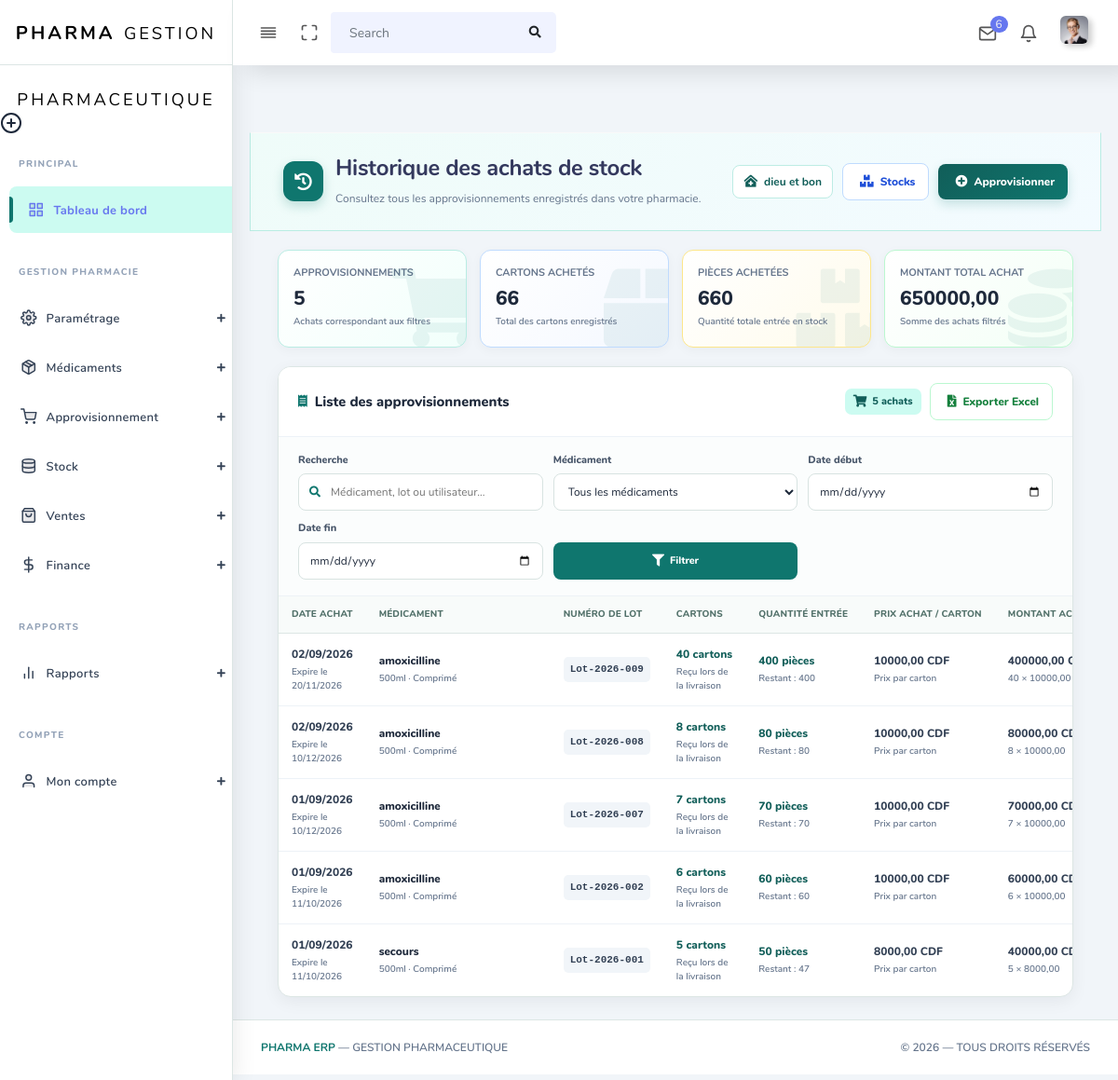
The app's page /historique_achat_stock/ (signed in), older data.
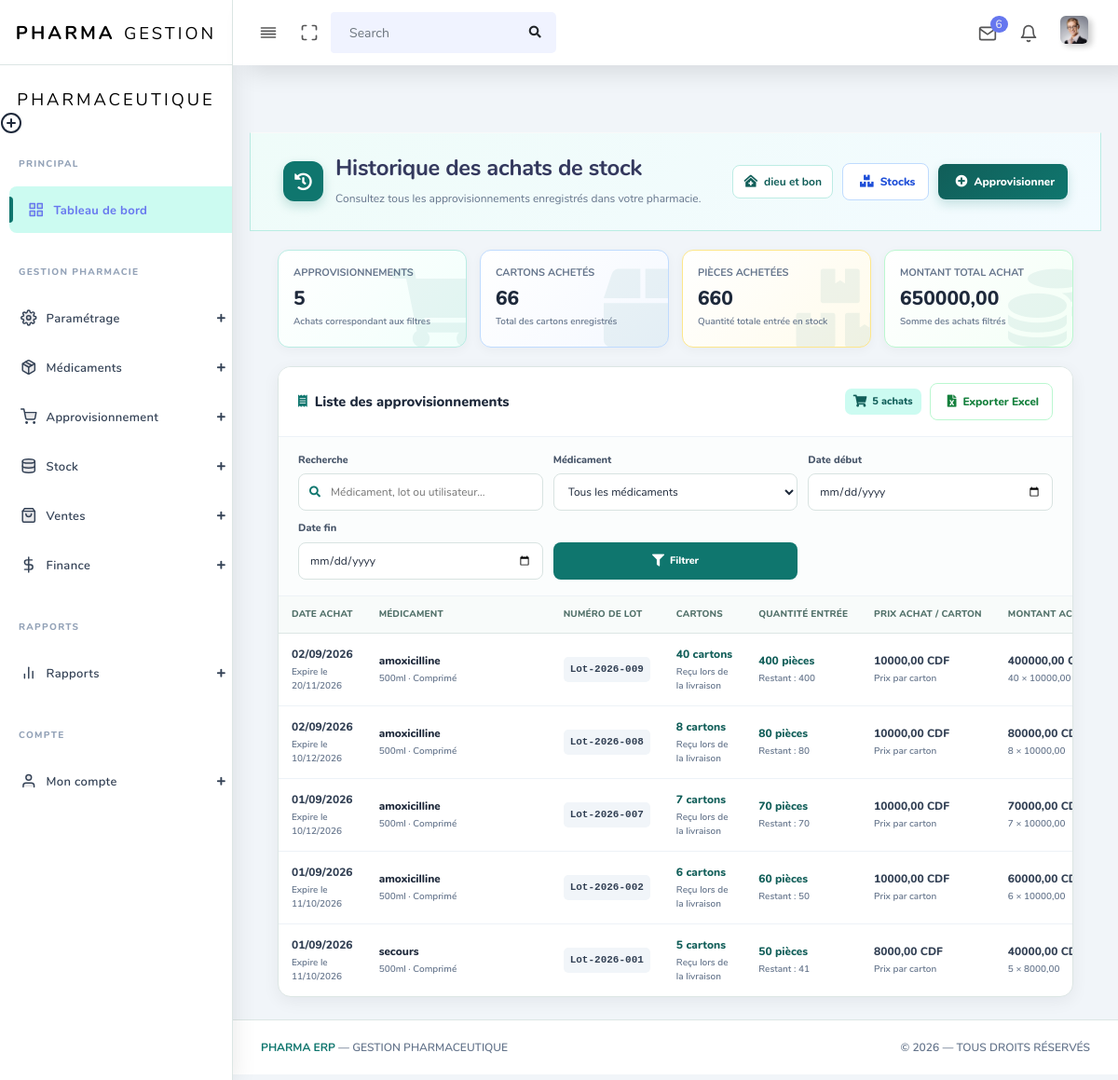
The same page, newer data.
### app/models.py (models this page shows, shortened)
class Stock(models.Model):
    medicament = models.ForeignKey(
        'Medicament',
        on_delete=models.CASCADE,
        related_name='stocks'
    )
    pharmacie = models.ForeignKey(
        'Pharmacie',
        on_delete=models.CASCADE,
        related_name='stocks'
    )
    utilisateur = models.ForeignKey(
        settings.AUTH_USER_MODEL,
        on_delete=models.CASCADE,
        related_name='stocks_enregistres'
    )
    numero_lot = models.CharField(
        max_length=100,
        help_text=(
            "Le numéro de lot doit être unique dans cette pharmacie."
        )
    )
    date_peremption = models.DateField()
    date_achat = models.DateField(
        auto_now_add=True
    )
    nombre_cartons = models.PositiveIntegerField(
        help_text="Nombre de cartons achetés lors de cette livraison"
    )
    quantite_piece = models.PositiveIntegerField(
        editable=False,
        help_text=(
            "Calculé automatiquement : nombre_cartons × "
            "quantite_par_carton du médicament"
        )
    )
    quantite_restante = models.PositiveIntegerField(
        editable=False,
        help_text=(
            "Stock encore disponible pour ce lot "
            "(diminue à chaque vente)"
        )
    )
    devise = models.CharField(
        max_length=3,
        choices=[
            ('CDF', 'Franc Congolais'),
            ('USD', 'Dollar Américain'),
        ],
        default='CDF'
    )
    prix_achat_carton = models.DecimalField(
        max_digits=12,
        decimal_places=2
    )
    prix_vente_piece = models.DecimalField(
        max_digits=12,
        decimal_places=2
    )
    class Meta:
        ordering = ['date_peremption']
        verbose_name = "Stock"
        verbose_name_plural = "Stocks"
        constraints = [
            models.UniqueConstraint(
                fields=[
                    'pharmacie',
                    'numero_lot',
                ],
                name='unique_numero_lot_par_pharmacie',
                violation_error_message=(
                    "Ce numéro de lot existe déjà dans cette pharmacie."
                )
            )
        ]
    @property
    def valeur_totale_achat(self):
        return self.nombre_cartons * self.prix_achat_carton

class Medicament(models.Model):
    class Devise(models.TextChoices):
        CDF = 'CDF', 'Franc Congolais'
        USD = 'USD', 'Dollar Américain'
    class FormePharmaceutique(models.TextChoices):
        COMPRIME = 'COMPRIME', 'Comprimé'
        GELULE = 'GELULE', 'Gélule'
        SIROP = 'SIROP', 'Sirop'
        INJECTABLE = 'INJECTABLE', 'Injectable'
        POMMADE = 'POMMADE', 'Pommade'
        SUPPOSITOIRE = 'SUPPOSITOIRE', 'Suppositoire'
        POUDRE = 'POUDRE', 'Poudre'
        AUTRE = 'AUTRE', 'Autre'
    class CategorieMedicament(models.TextChoices):
        ANTIBIOTIQUE = 'ANTIBIOTIQUE', 'Antibiotique'
        ANTALGIQUE = 'ANTALGIQUE', 'Antalgique/Douleur'
        ANTIPALUDEEN = 'ANTIPALUDEEN', 'Antipaludéen'
        ANTIINFLAMMATOIRE = 'ANTIINFLAMMATOIRE', 'Anti-inflammatoire'
        ANTIFONGIQUE = 'ANTIFONGIQUE', 'Antifongique'
        VITAMINE = 'VITAMINE', 'Vitamine/Complément'
        ANTIHYPERTENSEUR = 'ANTIHYPERTENSEUR', 'Antihypertenseur'
        AUTRE = 'AUTRE', 'Autre'
    pharmacie = models.ForeignKey(
        'Pharmacie',
        on_delete=models.CASCADE,
        related_name='medicaments'
    )
    utilisateur = models.ForeignKey(
        settings.AUTH_USER_MODEL,
        on_delete=models.CASCADE,
        related_name='medicaments_enregistres'
    )
    nom = models.CharField(max_length=255)
    forme = models.CharField(
        max_length=20,
        choices=FormePharmaceutique.choices,
        default=FormePharmaceutique.COMPRIME
    )
    categorie = models.CharField(
        max_length=30,
        choices=CategorieMedicament.choices,
        default=CategorieMedicament.AUTRE
    )
    dosage = models.CharField(
        max_length=50,
        blank=True, null=True,
        help_text="Ex: 500mg, 250mg/5ml"
    )
    fabricant = models.CharField(max_length=255, blank=True, null=True)
    description = models.TextField(blank=True, null=True)
    devise = models.CharField(
        max_length=3,
        choices=Devise.choices,
        default=Devise.CDF,
        help_text="Devise dans laquelle les prix ci-dessous sont exprimés"
    )
    quantite_par_carton = models.PositiveIntegerField(
        help_text="Nombre de pièces contenues dans un carton"
    )
    prix_achat_carton = models.DecimalField(
        max_digits=12, decimal_places=2,
        help_text="Prix d'achat d'un carton entier"
    )
    prix_vente_piece = models.DecimalField(
        max_digits=12, decimal_places=2,
        help_text="Prix de vente d'une seule pièce"
    )
    date_creation = models.DateTimeField(auto_now_add=True)
    date_modification = models.DateTimeField(auto_now=True)
    class Meta:
        constraints = [
            models.UniqueConstraint(
                fields=("pharmacie", "nom", "dosage"),
                name="unique_medicament_pharmacie_nom_dosage",
            ),
            models.CheckConstraint(
                condition=models.Q(quantite_par_carton__gt=0),
                name="medicament_quantite_carton_positive",
            ),
            models.CheckConstraint(
                condition=models.Q(prix_achat_carton__gt=0),
                name="medicament_prix_achat_positif",
            ),
            models.CheckConstraint(
                condition=models.Q(prix_vente_piece__gt=0),
                name="medicament_prix_vente_positif",
            ),
        ]
        ordering = ['nom']
        verbose_name = "Médicament"
        verbose_name_plural = "Médicaments"

### app/views.py (the view, shortened to what this page needs)
# urls.py: path('historique_achat_stock/',historique_achat_stock , name = 'historique_achat_stock') ,
@login_required
def historique_achat_stock(request):
    from datetime import datetime
    from decimal import Decimal
    recherche = request.GET.get("q", "").strip()
    date_debut_str = request.GET.get("date_debut", "").strip()
    date_fin_str = request.GET.get("date_fin", "").strip()
    medicament_id = request.GET.get("medicament", "").strip()
    pharmacie_obj = (
        Pharmacie.objects
        .filter(user_pharmacie=request.user)
        .first()
    )
    name_phar = (
        pharmacie_obj.nom_pharmacie
        if pharmacie_obj
        else "Aucune pharmacie créée"
    )
    achats = Stock.objects.none()
    medicaments = []
    total_achats = 0
    total_cartons = 0
    total_pieces_achetees = 0
    montant_total_achat = Decimal("0.00")
    date_debut = None
    date_fin = None
    if pharmacie_obj:
        achats = (
            Stock.objects
            .filter(pharmacie=pharmacie_obj)
            .select_related(
                "medicament",
                "pharmacie",
                "utilisateur"
            )
            .order_by(
                "-date_achat",
                "-id"
            )
        )
        medicaments = (
            pharmacie_obj.medicaments
            .all()
            .order_by("nom", "dosage")
        )
        if medicament_id.isdigit():
            achats = achats.filter(
                medicament_id=int(medicament_id)
            )
        total_achats = achats.count()
        total_cartons = (
            achats.aggregate(
                total=Sum("nombre_cartons")
            )["total"]
            or 0
        )
        total_pieces_achetees = (
            achats.aggregate(
                total=Sum("quantite_piece")
            )["total"]
            or 0
        )
        valeur_achat_expression = ExpressionWrapper(
            F("nombre_cartons") * F("prix_achat_carton"),
            output_field=DecimalField(
                max_digits=18,
                decimal_places=2
            )
        )
        montant_total_achat = (
            achats.aggregate(
                total=Sum(valeur_achat_expression)
            )["total"]
            or Decimal("0.00")
        )
    paginator = Paginator(achats, 15)
    page_number = request.GET.get("page")
    page_obj = paginator.get_page(page_number)
    role_verify = (
        Role.objects
        .filter(userRole=request.user)
        .select_related("role")
    )
    roles = [
        role.role.nom_typeRole
        for role in role_verify
        if role.role
    ]
    roles_normalises = [
        role.lower().strip()
        for role in roles
    ]
    if "super admin" in roles_normalises:
        primary_role = "super admin"
    elif "admin" in roles_normalises:
        primary_role = "admin"
    else:
        primary_role = "visiteur"
    return render(
        request,
        "back-end/stocks/historique_achat_stock.html",
        {
            "achats": page_obj,
            "page_obj": page_obj,
            "paginator": paginator,
            "pharmacie_obj": pharmacie_obj,
            "name_phar": name_phar,
            "medicaments": medicaments,
            "recherche": recherche,
            "date_debut": date_debut_str,
            "date_fin": date_fin_str,
            "medicament_id": medicament_id,
            "total_achats": total_achats,
            "total_cartons": total_cartons,
            "total_pieces_achetees": total_pieces_achetees,
            "montant_total_achat": montant_total_achat,
            "primary_role": primary_role,
            "roles": roles,
        }
    )

### app/templates/back-end/stocks/historique_achat_stock.html (shortened to what the changed rows need)
{% load static %}
<!DOCTYPE html>
<html lang="fr">
<head>
  <link rel="stylesheet" href="{% static 'back-end/assets/css/app.min.css' %}">
  <link rel="stylesheet" href="{% static 'back-end/assets/css/style.css' %}">
  <link rel="stylesheet" href="{% static 'back-end/assets/css/components.css' %}">
  <link rel="stylesheet" href="{% static 'back-end/assets/css/custom.css' %}">
</head>
<body>
  <div id="app">
    <div class="main-wrapper main-wrapper-1">
      <div class="main-content">
        <section class="section">
          <div class="section-header">
            <div class="section-header-left">
              <div>
                <h1>Historique des achats de stock</h1>
              </div>
            </div>
          </div>
          <div class="history-card">
            <div class="table-responsive">
              <table class="history-table">
                <thead>
                  <tr>
                    <th>Date achat</th>
                    <th>Médicament</th>
                    <th>Numéro de lot</th>
                    <th>Cartons</th>
                    <th>Quantité entrée</th>
                    <th>Prix achat / carton</th>
                    <th>Montant achat</th>
                  </tr>
                </thead>
                <tbody>
                  {% for achat in achats %}
                    <tr>
                      <td>
                        <span class="date-purchase">
                          {{ achat.date_achat|date:"d/m/Y" }}
                        </span>
                        <span class="date-purchase-subtitle">
                          Expire le {{ achat.date_peremption|date:"d/m/Y" }}
                        </span>
                      </td>
                      <td>
                        <span class="medicament-name">
                          {{ achat.medicament.nom }}
                        </span>
                        <span class="medicament-meta">
                          {{ achat.medicament.dosage|default:"Sans dosage" }}
                          · {{ achat.medicament.get_forme_display }}
                        </span>
                      </td>
                      <td>
                        <span class="lot-code">
                          {{ achat.numero_lot }}
                        </span>
                      </td>
                      <td>
                        <span class="qty-primary">
                          {{ achat.nombre_cartons }}
                          carton{{ achat.nombre_cartons|pluralize }}
                        </span>
                        <span class="qty-secondary">
                          Reçu lors de la livraison
                        </span>
                      </td>
                      <td>
                        <span class="qty-primary">
                          {{ achat.quantite_piece|floatformat:0 }}
                          pièce{{ achat.quantite_piece|pluralize }}
                        </span>
                        <span class="qty-secondary">
                          Restant :
                          {{ achat.quantite_restante|floatformat:0 }}
                        </span>
                      </td>
                      <td>
                        <span class="money-value">
                          {{ achat.prix_achat_carton|floatformat:2 }}
                          {{ achat.devise }}
                        </span>
                        <span class="money-secondary">
                          Prix par carton
                        </span>
                      </td>
                      <td>
                        <span class="money-value">
                          {{ achat.valeur_totale_achat|floatformat:2 }}
                          {{ achat.devise }}
                        </span>
                        <span class="money-secondary">
                          {{ achat.nombre_cartons }}
                          × {{ achat.prix_achat_carton|floatformat:2 }}
                        </span>
                      </td>
                    </tr>
                  {% endfor %}
                </tbody>
              </table>
            </div>
          </div>
        </section>
      </div>
    </div>
  </div>
</body>
</html>

Row changes from the older to the newer data that the page shows:
changed Stock "Lot-2026-002": quantite_restante "60" → "50"
changed Stock "Lot-2026-001": quantite_restante "47" → "41"
